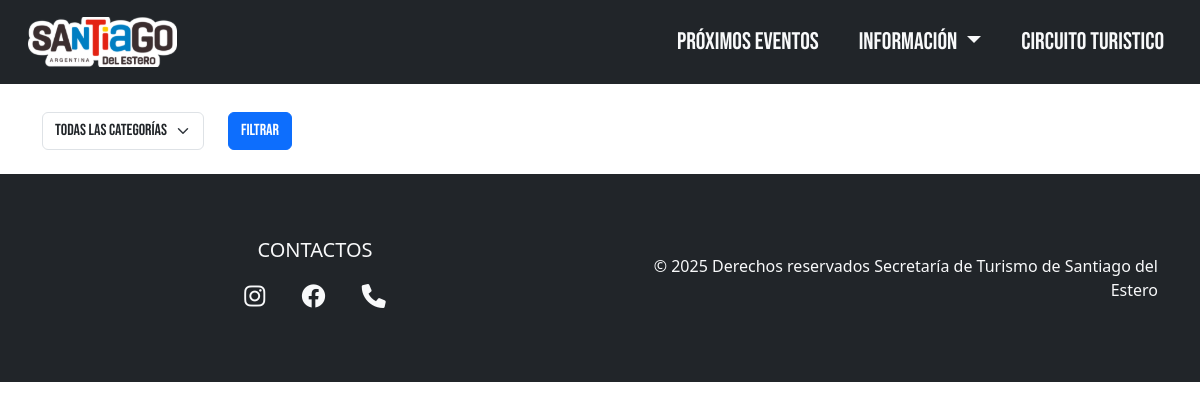
The page /destinos.php?categoria=Historia on the database as committed earlier.
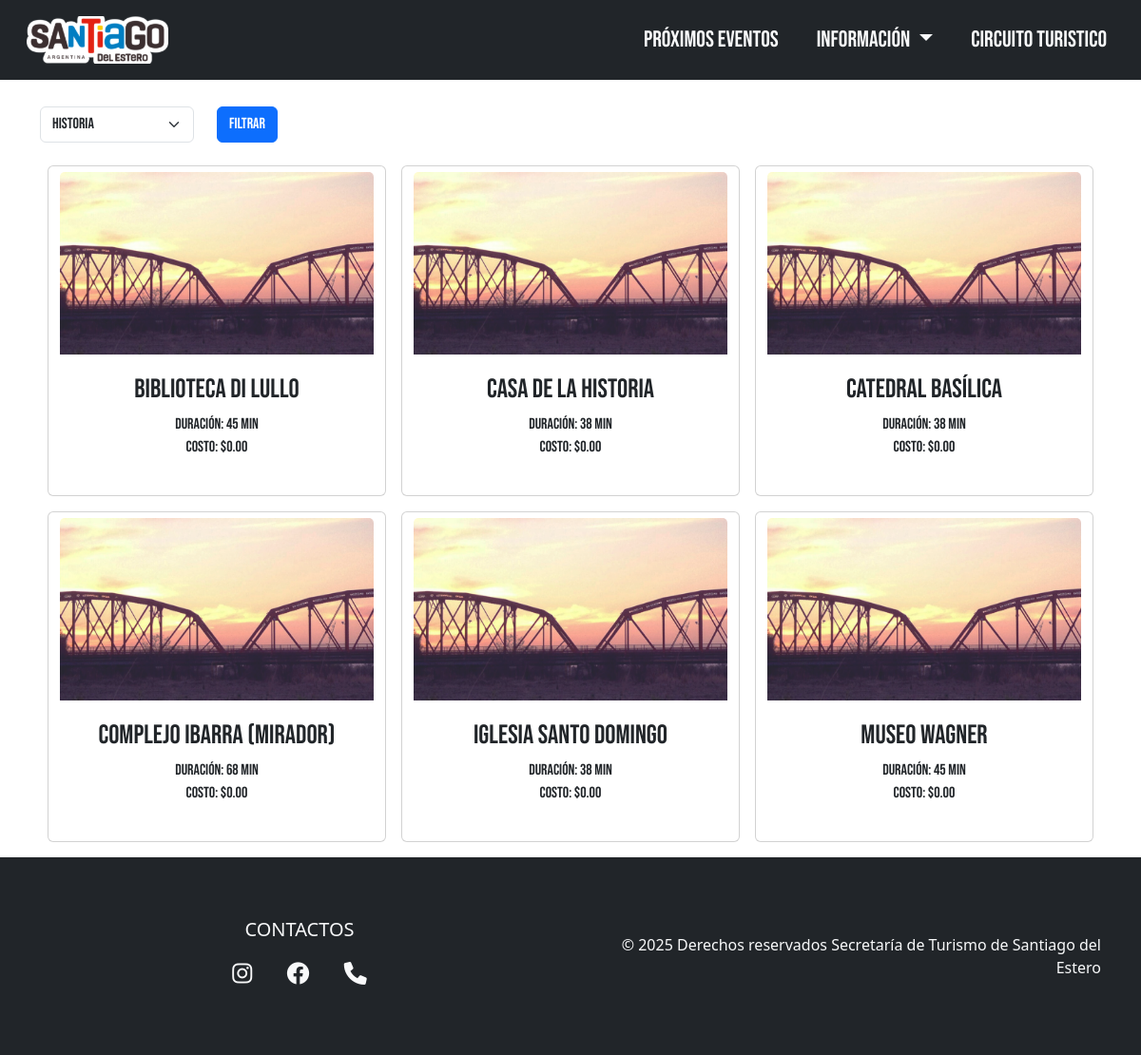
The same page on the database as committed later.
### tables this page shows
CREATE TABLE destinos (
    id INT AUTO_INCREMENT PRIMARY KEY,
    nombre VARCHAR(255) NOT NULL,
    descripcion TEXT,
    horario VARCHAR(100),
    costo DECIMAL(10,2),
    duracion INT,
    duracion_texto VARCHAR(50),
    costo_texto VARCHAR(100),
    accesibilidad VARCHAR(50),
    imagen VARCHAR(255),
    enlace VARCHAR(255),
    latitud DECIMAL(10,6),
    longitud DECIMAL(10,6),
    categoria VARCHAR(100)
);

### lib/helpers.php (called while the page is built, shortened)
<?php
function fetchUniqueDestinos(PDO $pdo, string $categoria = ''): array
{
    $sql = "SELECT d.*
            FROM destinos d
            INNER JOIN (
              SELECT MIN(id) AS id
              FROM destinos
              GROUP BY nombre
            ) uniq ON uniq.id = d.id";
    $params = [];
    if ($categoria !== '') {
        $sql .= " WHERE d.categoria = ?";
        $params[] = $categoria;
    }
    $sql .= " ORDER BY d.nombre";
    $stmt = $pdo->prepare($sql);
    $stmt->execute($params);
    return $stmt->fetchAll();
}
function resolveImagePath(string $path): string
{
    $trimmed = ltrim($path, './');
    $relative = (substr($trimmed, 0, 4) === 'img/') ? $trimmed : 'img/' . $trimmed;
    $fullPath = dirname(__DIR__) . '/' . $relative;
    return './' . $relative;
}

### destinos.php (the view, shortened to what this page needs)
<?php
require_once __DIR__ . '/db.php';
require_once __DIR__ . '/lib/helpers.php';
$categoria = $_GET['categoria'] ?? '';
$destinos = fetchUniqueDestinos($pdo, $categoria);
$catStmt = $pdo->query('SELECT DISTINCT categoria FROM destinos');
$categorias = $catStmt->fetchAll(PDO::FETCH_COLUMN);
?>
<!DOCTYPE html>
<html lang="es">
<head>
</head>
<body class="bg-body bebas-neue-regular">
  <header class="pb-3">
  </header>
  <main class="container pt-5 mt-5">
    <form method="get" class="row mb-4">
      <div class="col-auto">
        <select name="categoria" class="form-select">
          <option value="">Todas las categorías</option>
          <?php foreach ($categorias as $c): ?>
            <option value="<?= htmlspecialchars($c) ?>" <?= $c == $categoria ? 'selected' : '' ?>><?= htmlspecialchars($c) ?></option>
          <?php endforeach; ?>
        </select>
      </div>
      <div class="col-auto">
        <button type="submit" class="btn btn-primary">Filtrar</button>
      </div>
    </form>
    <section class="row justify-content-start ms-0 me-0">
      <?php foreach ($destinos as $d): ?>
        <a href="destino.php?id=<?= $d['id'] ?>" class="text-decoration-none text-dark col-lg-4 p-0 me-lg-0 px-lg-2 mb-lg-3 mb-3 col-md-12">
          <div class="card btn btn-light h-100">
            <img src="<?= resolveImagePath($d['imagen']) ?>" class="card-img-top tarjeta-imagen" alt="<?= htmlspecialchars($d['nombre']) ?>">
            <div class="card-body">
              <p class="card-text fs-3 mb-1"><?= htmlspecialchars($d['nombre']) ?></p>
              <p class="roboto-300">Duración: <?= (int)$d['duracion'] ?> min<br>Costo: $<?= number_format($d['costo'], 2) ?></p>
            </div>
          </div>
        </a>
      <?php endforeach; ?>
    </section>
  </main>
</body>
</html>

### css/index-satyle.css (style rules this page uses)
:root { --celeste: #007EC2; --rojo: #950808; --azul: #1B0C82; --blanco: #f8f9fa; --negro: #402b2f; --amarillo: #ffcb05; --gris: #80828581; }
.navbar-nav .nav-item .nav-link { background-color: transparent; color: var(--blanco); text-transform: uppercase; font-family: "Bebas Neue", sans-serif; font-size: 1.5rem; text-wrap: nowrap; transition: all 0.3s linear; }
body { margin: 0; }
.footer { color: var(--blanco); padding: 2rem 0; text-align: center; font-family: Segoe UI, sans-serif; }
.social-links a { color: var(--blanco); font-size: 1.5rem; margin: 0 1rem; transition: all 0.3s ease; }
.tarjeta-imagen { transition: 0.25s; opacity: 85%; width: 100%; height: 12em; }
.bebas-neue-regular { font-family: "Bebas Neue", sans-serif; font-weight: 200; font-style: normal; }

Rows that differ between the two databases and show on the page:
added destinos: imagen (picture), nombre "Biblioteca Di Lullo", duracion "45", costo "0.00"
added destinos: imagen (picture), nombre "Casa de la Historia", duracion "38", costo "0.00"
added destinos: imagen (picture), nombre "Catedral Basílica", duracion "38", costo "0.00"
added destinos: imagen (picture), nombre "Complejo Ibarra (mirador)", duracion "68", costo "0.00"
added destinos: imagen (picture), nombre "Iglesia Santo Domingo", duracion "38", costo "0.00"
added destinos: imagen (picture), nombre "Museo Wagner", duracion "45", costo "0.00"
Other text that changed with them:
form field categoria: "Todas las categorías" → "Historia"
